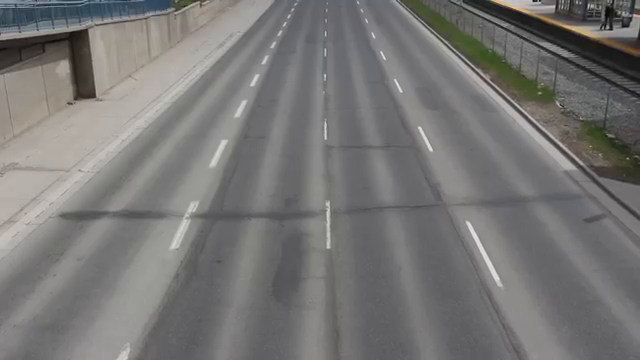
#> input picture frame 71 of video.mp4, 640 x 360 px
$ python lucas_kanade.py
#> lines starting #> are read from the running program, lines starting #| are printed output that depends on the picture
##without pyramids
import cv2
import numpy as np

cap=cv2.VideoCapture('video.mp4')

# parameter for corner detection
feature_params= dict( maxCorners = 100,
                     qualityLevel = 0.3,
                     minDistance = 7,
                     blockSize = 7)
#Parameters for lucas kanade optical flow
lk_params=dict(winSize = (15,15),
               maxLevel=2,
               criteria = (cv2.TERM_CRITERIA_EPS | cv2.TERM_CRITERIA_COUNT,
                10,0.03))
#Create some random colors
color = np.random.randint(0,255,(100,3))
ret, old_frame = cap.read()
#> old_frame is the input picture: shape (360, 640, 3); mean B, G, R 116.9, 117.9, 119.2


old_gray = cv2.cvtColor(old_frame,cv2.COLOR_BGR2GRAY)
p0= cv2.goodFeaturesToTrack(old_gray,mask=None, **feature_params)
#> p0 = 14 rows, first 8: [607, 28], [534, 1], [634, 17], [590, 6], [552, 7], [93, 96], [85, 31], [620, 14]
if p0 is None:
     print("No corners detected")
     exit()

#Create a mask image for drawing purposes

mask=np.zeros_like(old_frame)
while(1):

     ret,frame=cap.read()
     if not ret:
          break
     frame_gray=cv2.cvtColor(frame,cv2.COLOR_BGR2GRAY)

     #optical flow calculation
     p1, st, err=cv2.calcOpticalFlowPyrLK(old_gray,frame_gray,p0,None,**lk_params)
#> p1 = 14 rows, first 8: [607.1, 28.49], [534.1, 1.45], [634.1, 17.51], [590.1, 6.48], [552, 7.45], [93, 95.98], [85.03, 31.09], [620.3, 14.5]; st = [1, 1, 1, 1, 1, 1, 1, 1, 1, 1, 1, 1, 1, 1]; err = [4.4, 9.98, 3.3, 4.5, 1.75, 0.492, 1.97, 4.08, 2.6, 2.34, 0.00625, 5.65, 0.00194, 5.27]

     #Select good points
     good_new = p1[ st == 1]
#> good_new has the same summary as p1
     good_old = p0[ st == 1]
#> good_old has the same summary as p0
     #draw the tracks
     for i,(new,old) in enumerate(zip(good_new,good_old)):
          a,b=new.ravel()
          c,d=old.ravel()
          a,b,c,d=int(a),int(b),int(c),int(d)
          mask = cv2.line(mask, (a,b), (c,d),
                          color[i].tolist(),2)
#> this loop made 14 passes
#> (new, a, b, c, d) on passes 1, 2, 3, 4, 5, 6, 7, 8, 9, 10, 12, 14: ([607.1, 28.49], 607, 28, 607, 28), ([534.1, 1.45], 534, 1, 534, 1), ([634.1, 17.51], 634, 17, 634, 17), ([590.1, 6.48], 590, 6, 590, 6), ([552, 7.45], 552, 7, 552, 7), ([93, 95.98], 92, 95, 93, 96), ([85.03, 31.09], 85, 31, 85, 31), ([620.3, 14.5], 620, 14, 620, 14), ([627.2, 25.5], 627, 25, 627, 25), ([637.1, 6.41], 637, 6, 637, 6), ([578, 1.52], 578, 1, 578, 1), ([598.1, 9.49], 598, 9, 598, 9)
#> (a, b, c, d) on passes 11, 13: (199, 4, 200, 4), (74, 96, 75, 97)
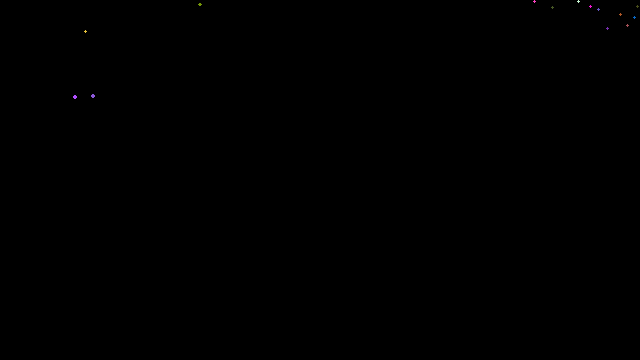
#> mask: shape (360, 640, 3); mean of channels 0, 1, 2 0.1, 0, 0.1; drawn as B, G, R
     img = cv2.add(frame, mask)
     cv2.imshow('frame', img)

     k=cv2.waitKey(25)
#> (key Esc is pressed here)
     if k == 27:
          break
     #Updating previous frame and points
     old_gray=frame_gray.copy()
     p0=good_new.reshape(-1,1,2)
cv2.destroyAllWindows()
cap.release()


$ run again, starting later in the video
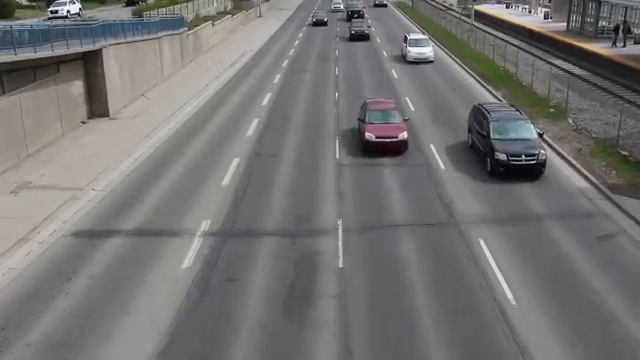
#> input picture frame 322 of video.mp4, 640 x 360 px
#> old_frame is the input picture: shape (360, 640, 3); mean B, G, R 114.4, 115.1, 116.6
#> p0 = 24 rows, first 8: [69, 12], [78, 11], [506, 6], [60, 12], [524, 158], [525, 8], [546, 18], [541, 134]
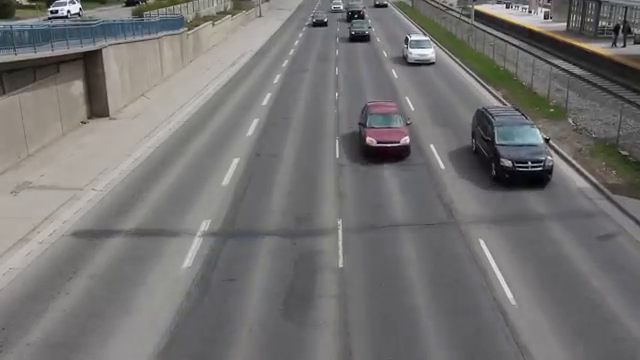
#> input picture frame 323 of video.mp4, 640 x 360 px
#> frame is the input picture: shape (360, 640, 3); mean B, G, R 113.9, 114.6, 116
#> `frame_gray=cv2.cvtColor(frame,cv2.COLOR_BGR2GRAY)`:
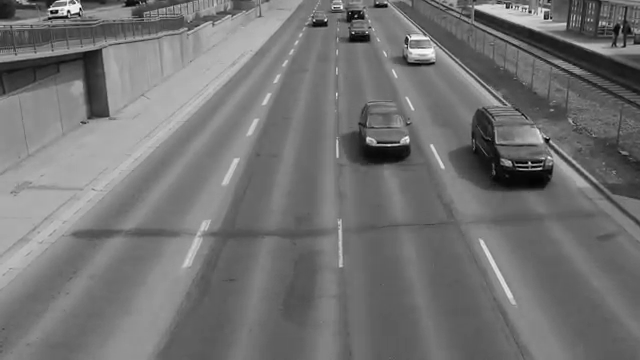
#> frame_gray: shape (360, 640); min 0, max 255, mean 115
#> p1 = 24 rows, first 8: [69.24, 12], [78.17, 11.01], [506, 6], [60.11, 11.99], [530.3, 164.6], [525, 8], [546, 18.01], [547.2, 139.5]; st = 24 values from 1 to 1; err = 24 values, max 10.85 at index 14, min 0 at index 9, mean 4.33
#> good_new has the same summary as p1
#> good_old has the same summary as p0
#> the loop `for i,(new,old) in enumerate(zip(good_new,good_old)):` made 24 passes
#> (new, a, b, c, d) on passes 1, 2, 4, 5, 7, 8, 9, 11: ([69.24, 12], 69, 11, 69, 12), ([78.17, 11.01], 78, 11, 78, 11), ([60.11, 11.99], 60, 11, 60, 12), ([530.3, 164.6], 530, 164, 524, 158), ([546, 18.01], 545, 18, 546, 18), ([547.2, 139.5], 547, 139, 541, 134), ([411, 37.26], 411, 37, 410, 36), ([545, 10.99], 545, 10, 545, 11)

$ run again, starting later in the video
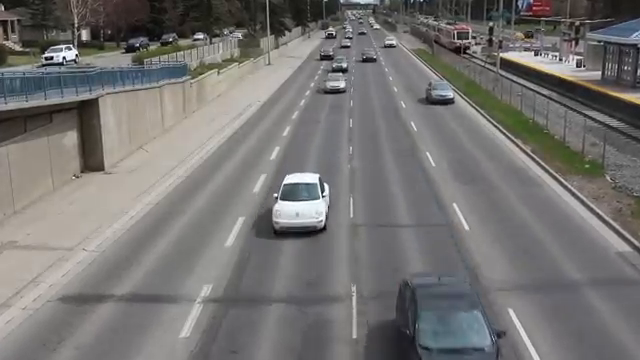
#> input picture frame 572 of video.mp4, 640 x 360 px
#> old_frame is the input picture: shape (360, 640, 3); mean B, G, R 114.5, 116, 117.6
#> p0 = 30 rows, first 8: [62, 59], [74, 58], [279, 198], [322, 195], [74, 51], [578, 67], [535, 54], [53, 58]
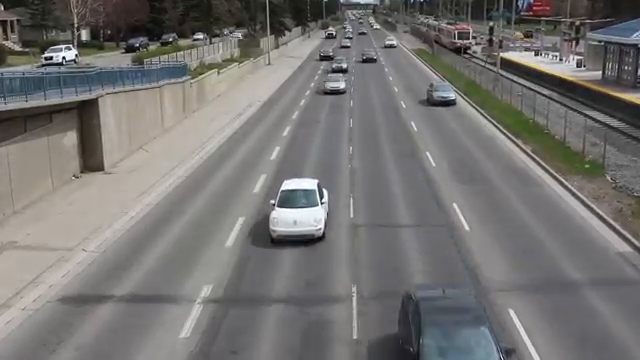
#> input picture frame 573 of video.mp4, 640 x 360 px
#> frame is the input picture: shape (360, 640, 3); mean B, G, R 114.1, 115.7, 117.3
#> `frame_gray=cv2.cvtColor(frame,cv2.COLOR_BGR2GRAY)`:
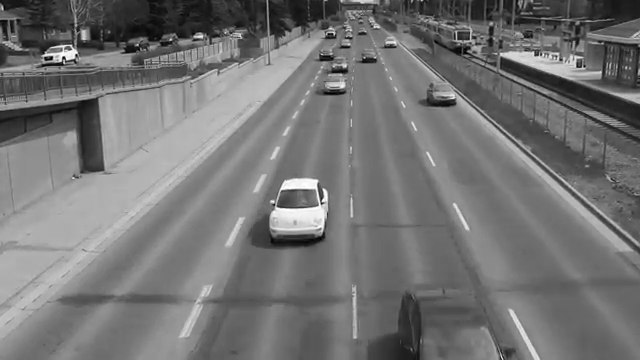
#> frame_gray: shape (360, 640); min 0, max 255, mean 116.1
#> p1 = 30 rows, first 8: [61.61, 58.99], [73.72, 58], [276.2, 204.9], [320.8, 201.8], [73.72, 51], [578.3, 66.98], [535.3, 53.99], [52.53, 58.02]; st = 30 values from 1 to 1; err = 30 values, max 10.08 at index 3, min 1.86 at index 26, mean 4.95
#> good_new = 30 pairs, first value 43.72 to 598.4, second value 28.92 to 204.9
#> good_old = 30 pairs, first value 44 to 598, second value 29 to 198
#> the loop `for i,(new,old) in enumerate(zip(good_new,good_old)):` made 30 passes
#> (new, a, b, c, d) on passes 1 to 8: ([61.61, 58.99], 61, 58, 62, 59), ([73.72, 58], 73, 58, 74, 58), ([276.2, 204.9], 276, 204, 279, 198), ([320.8, 201.8], 320, 201, 322, 195), ([73.72, 51], 73, 50, 74, 51), ([578.3, 66.98], 578, 66, 578, 67), ([535.3, 53.99], 535, 53, 535, 54), ([52.53, 58.02], 52, 58, 53, 58)
